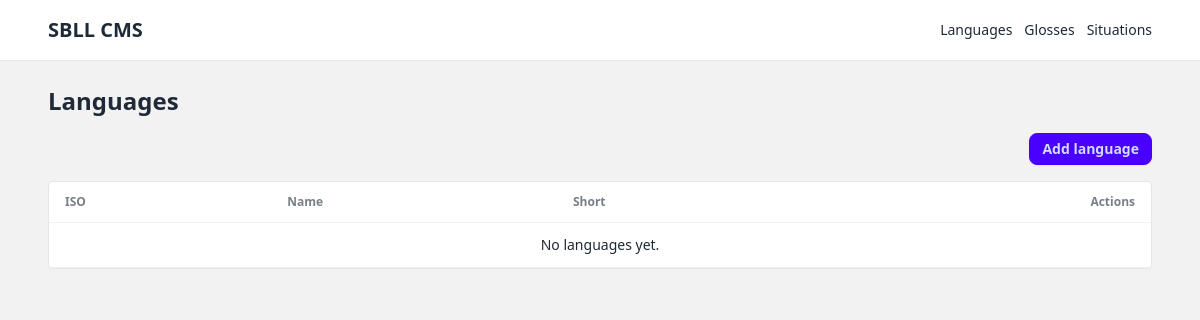
The app's page /languages/, older data.
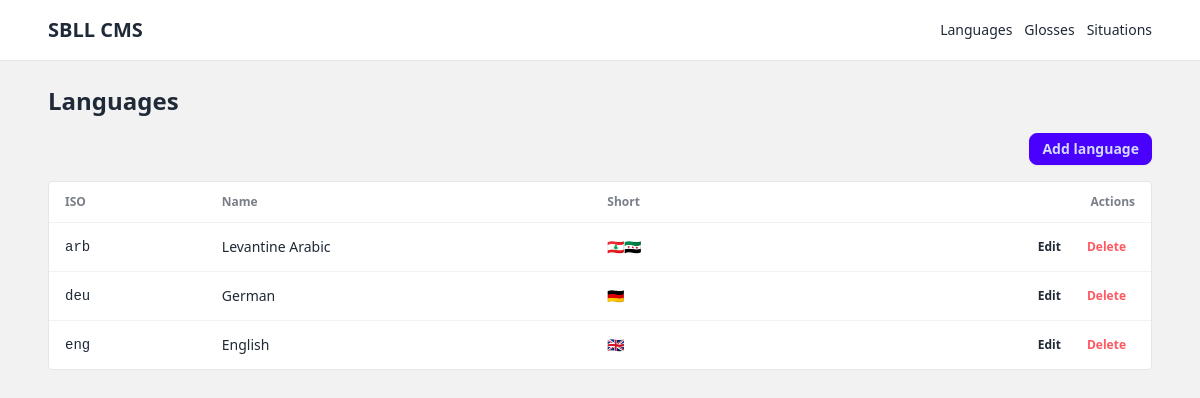
The same page, newer data.
### cms/models/language.py (models this page shows, shortened)
class Language(models.Model):
    iso = models.CharField(max_length=3, primary_key=True)
    name = models.CharField(max_length=128)
    short = models.CharField(max_length=50, null=True, blank=True)

### cms/views.py (the view)
# urls.py: path("languages/", views.language_list, name="language_list"),
def language_list(request):
    languages = Language.objects.order_by("iso")
    return render(request, "cms/language_list.html", {"languages": languages})

### cms/templates/cms/language_list.html (shortened to what this page needs)
{% extends "cms/base.html" %}
{% load lucide_tags %}
{% block content %}
<h1 class="text-2xl font-semibold mb-4">Languages</h1>
<div class="flex justify-end mb-4">
  <a href="{% url 'language_create' %}" class="btn btn-primary btn-sm flex items-center gap-2">
    <span>Add language</span>
  </a>
</div>
<div class="overflow-x-auto bg-base-100 border border-base-300 rounded">
  <table class="table">
    <thead>
      <tr>
        <th>ISO</th>
        <th>Name</th>
        <th>Short</th>
        <th class="text-right">Actions</th>
      </tr>
    </thead>
    <tbody>
      {% for language in languages %}
      <tr>
        <td class="font-mono">{{ language.iso }}</td>
        <td>{{ language.name }}</td>
        <td>{{ language.short|default:"-" }}</td>
        <td class="text-right">
          <div class="flex justify-end gap-2">
            <a href="{% url 'language_update' language.iso %}" class="btn btn-ghost btn-xs gap-1">
              {% lucide "pencil" class="w-4 h-4" %} Edit
            </a>
            <a href="{% url 'language_delete' language.iso %}" class="btn btn-ghost btn-xs text-error gap-1">
              {% lucide "trash" class="w-4 h-4" %} Delete
            </a>
          </div>
        </td>
      </tr>
      {% empty %}
      <tr><td colspan="4" class="text-center text-light">No languages yet.</td></tr>
      {% endfor %}
    </tbody>
  </table>
</div>
{% endblock %}

### cms/templates/cms/base.html (shortened to what this page needs)
{% load lucide_tags %}
{% load static %}
<!doctype html>
<html lang="en">
<head>
  <script src="https://cdn.tailwindcss.com"></script>
  <link href="https://cdn.jsdelivr.net/npm/daisyui@4.12.10/dist/full.min.css" rel="stylesheet" />
</head>
<body class="bg-base-200 min-h-screen text-base">
  <header class="bg-base-100 border-b border-base-300">
    <div class="max-w-6xl mx-auto px-6 py-4 flex items-center gap-3">
      <a href="{% url 'home' %}" class="flex items-center gap-2 text-xl font-semibold">
        <span>SBLL CMS</span>
      </a>
      <nav class="flex items-center gap-3 ml-auto text-sm">
        <a href="{% url 'language_list' %}" class="link link-hover">Languages</a>
        <a href="{% url 'gloss_list' %}" class="link link-hover">Glosses</a>
        <a href="{% url 'situation_list' %}" class="link link-hover">Situations</a>
      </nav>
    </div>
  </header>
  <main class="max-w-6xl mx-auto px-6 py-6">
    {% block content %}{% endblock %}
  </main>
</body>
</html>

Row changes from the older to the newer data that the page shows:
added Language: iso "arb", name "Levantine Arabic", short "🇱🇧🇸🇾"
added Language: iso "deu", name "German", short "🇩🇪"
added Language: iso "eng", name "English", short "🇬🇧"
Text that changed along with them:
text no longer shown: "No languages yet."
